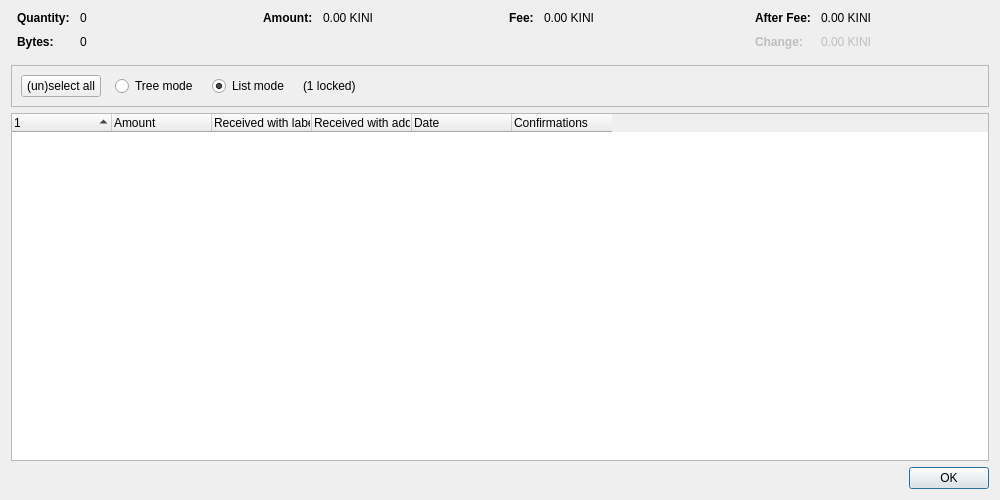
<?xml version="1.0" encoding="UTF-8"?>
<ui version="4.0">
 <class>CoinControlDialog</class>
 <widget class="QDialog" name="CoinControlDialog">
  <property name="geometry">
   <rect>
    <x>0</x>
    <y>0</y>
    <width>1000</width>
    <height>500</height>
   </rect>
  </property>
  <property name="windowTitle">
   <string>Coin Selection</string>
  </property>
  <layout class="QVBoxLayout" name="verticalLayout">
   <item>
    <layout class="QHBoxLayout" name="horizontalLayoutTop" stretch="0,0,0,0">
     <property name="topMargin">
      <number>0</number>
     </property>
     <property name="bottomMargin">
      <number>10</number>
     </property>
     <item>
      <layout class="QFormLayout" name="formLayoutCoinControl1">
       <property name="labelAlignment">
        <set>Qt::AlignLeft|Qt::AlignVCenter</set>
       </property>
       <property name="horizontalSpacing">
        <number>10</number>
       </property>
       <property name="verticalSpacing">
        <number>10</number>
       </property>
       <property name="leftMargin">
        <number>6</number>
       </property>
       <property name="rightMargin">
        <number>6</number>
       </property>
       <item row="0" column="0">
        <widget class="QLabel" name="labelCoinControlQuantityText">
         <property name="font">
          <font>
           <weight>75</weight>
           <bold>true</bold>
          </font>
         </property>
         <property name="text">
          <string>Quantity:</string>
         </property>
        </widget>
       </item>
       <item row="0" column="1">
        <widget class="QLabel" name="labelCoinControlQuantity">
         <property name="cursor">
          <cursorShape>IBeamCursor</cursorShape>
         </property>
         <property name="contextMenuPolicy">
          <enum>Qt::ActionsContextMenu</enum>
         </property>
         <property name="text">
          <string notr="true">0</string>
         </property>
         <property name="textInteractionFlags">
          <set>Qt::LinksAccessibleByMouse|Qt::TextSelectableByKeyboard|Qt::TextSelectableByMouse</set>
         </property>
        </widget>
       </item>
       <item row="1" column="0">
        <widget class="QLabel" name="labelCoinControlBytesText">
         <property name="font">
          <font>
           <weight>75</weight>
           <bold>true</bold>
          </font>
         </property>
         <property name="text">
          <string>Bytes:</string>
         </property>
        </widget>
       </item>
       <item row="1" column="1">
        <widget class="QLabel" name="labelCoinControlBytes">
         <property name="cursor">
          <cursorShape>IBeamCursor</cursorShape>
         </property>
         <property name="contextMenuPolicy">
          <enum>Qt::ActionsContextMenu</enum>
         </property>
         <property name="text">
          <string notr="true">0</string>
         </property>
         <property name="textInteractionFlags">
          <set>Qt::LinksAccessibleByMouse|Qt::TextSelectableByKeyboard|Qt::TextSelectableByMouse</set>
         </property>
        </widget>
       </item>
      </layout>
     </item>
     <item>
      <layout class="QFormLayout" name="formLayoutCoinControl2">
       <property name="horizontalSpacing">
        <number>10</number>
       </property>
       <property name="verticalSpacing">
        <number>10</number>
       </property>
       <property name="leftMargin">
        <number>6</number>
       </property>
       <property name="rightMargin">
        <number>6</number>
       </property>
       <item row="0" column="0">
        <widget class="QLabel" name="labelCoinControlAmountText">
         <property name="font">
          <font>
           <weight>75</weight>
           <bold>true</bold>
          </font>
         </property>
         <property name="text">
          <string>Amount:</string>
         </property>
        </widget>
       </item>
       <item row="0" column="1">
        <widget class="QLabel" name="labelCoinControlAmount">
         <property name="cursor">
          <cursorShape>IBeamCursor</cursorShape>
         </property>
         <property name="contextMenuPolicy">
          <enum>Qt::ActionsContextMenu</enum>
         </property>
         <property name="text">
          <string notr="true">0.00 KINI</string>
         </property>
         <property name="textInteractionFlags">
          <set>Qt::LinksAccessibleByMouse|Qt::TextSelectableByKeyboard|Qt::TextSelectableByMouse</set>
         </property>
        </widget>
       </item>
      </layout>
     </item>
     <item>
      <layout class="QFormLayout" name="formLayoutCoinControl3">
       <property name="horizontalSpacing">
        <number>10</number>
       </property>
       <property name="verticalSpacing">
        <number>10</number>
       </property>
       <property name="leftMargin">
        <number>6</number>
       </property>
       <property name="rightMargin">
        <number>6</number>
       </property>
       <item row="0" column="0">
        <widget class="QLabel" name="labelCoinControlFeeText">
         <property name="font">
          <font>
           <weight>75</weight>
           <bold>true</bold>
          </font>
         </property>
         <property name="text">
          <string>Fee:</string>
         </property>
        </widget>
       </item>
       <item row="0" column="1">
        <widget class="QLabel" name="labelCoinControlFee">
         <property name="cursor">
          <cursorShape>IBeamCursor</cursorShape>
         </property>
         <property name="contextMenuPolicy">
          <enum>Qt::ActionsContextMenu</enum>
         </property>
         <property name="text">
          <string notr="true">0.00 KINI</string>
         </property>
         <property name="textInteractionFlags">
          <set>Qt::LinksAccessibleByMouse|Qt::TextSelectableByKeyboard|Qt::TextSelectableByMouse</set>
         </property>
        </widget>
       </item>
      </layout>
     </item>
     <item>
      <layout class="QFormLayout" name="formLayoutCoinControl4">
       <property name="labelAlignment">
        <set>Qt::AlignLeft|Qt::AlignVCenter</set>
       </property>
       <property name="horizontalSpacing">
        <number>10</number>
       </property>
       <property name="verticalSpacing">
        <number>10</number>
       </property>
       <property name="leftMargin">
        <number>6</number>
       </property>
       <property name="rightMargin">
        <number>6</number>
       </property>
       <item row="0" column="0">
        <widget class="QLabel" name="labelCoinControlAfterFeeText">
         <property name="font">
          <font>
           <weight>75</weight>
           <bold>true</bold>
          </font>
         </property>
         <property name="text">
          <string>After Fee:</string>
         </property>
        </widget>
       </item>
       <item row="0" column="1">
        <widget class="QLabel" name="labelCoinControlAfterFee">
         <property name="cursor">
          <cursorShape>IBeamCursor</cursorShape>
         </property>
         <property name="contextMenuPolicy">
          <enum>Qt::ActionsContextMenu</enum>
         </property>
         <property name="text">
          <string notr="true">0.00 KINI</string>
         </property>
         <property name="textInteractionFlags">
          <set>Qt::LinksAccessibleByMouse|Qt::TextSelectableByKeyboard|Qt::TextSelectableByMouse</set>
         </property>
        </widget>
       </item>
       <item row="1" column="0">
        <widget class="QLabel" name="labelCoinControlChangeText">
         <property name="enabled">
          <bool>false</bool>
         </property>
         <property name="font">
          <font>
           <weight>75</weight>
           <bold>true</bold>
          </font>
         </property>
         <property name="text">
          <string>Change:</string>
         </property>
        </widget>
       </item>
       <item row="1" column="1">
        <widget class="QLabel" name="labelCoinControlChange">
         <property name="enabled">
          <bool>false</bool>
         </property>
         <property name="cursor">
          <cursorShape>IBeamCursor</cursorShape>
         </property>
         <property name="contextMenuPolicy">
          <enum>Qt::ActionsContextMenu</enum>
         </property>
         <property name="text">
          <string notr="true">0.00 KINI</string>
         </property>
         <property name="textInteractionFlags">
          <set>Qt::LinksAccessibleByMouse|Qt::TextSelectableByKeyboard|Qt::TextSelectableByMouse</set>
         </property>
        </widget>
       </item>
      </layout>
     </item>
    </layout>
   </item>
   <item>
    <widget class="QFrame" name="frame">
     <property name="minimumSize">
      <size>
       <width>0</width>
       <height>40</height>
      </size>
     </property>
     <property name="frameShape">
      <enum>QFrame::StyledPanel</enum>
     </property>
     <property name="frameShadow">
      <enum>QFrame::Sunken</enum>
     </property>
     <layout class="QHBoxLayout" name="horizontalLayout">
      <item>
       <layout class="QHBoxLayout" name="horizontalLayoutPanel" stretch="0,0,0,0,0">
        <property name="spacing">
         <number>14</number>
        </property>
        <item>
         <widget class="QPushButton" name="pushButtonSelectAll">
          <property name="sizePolicy">
           <sizepolicy hsizetype="Maximum" vsizetype="Fixed">
            <horstretch>0</horstretch>
            <verstretch>0</verstretch>
           </sizepolicy>
          </property>
          <property name="text">
           <string>(un)select all</string>
          </property>
          <property name="autoDefault">
           <bool>false</bool>
          </property>
         </widget>
        </item>
        <item>
         <widget class="QRadioButton" name="radioTreeMode">
          <property name="sizePolicy">
           <sizepolicy hsizetype="Maximum" vsizetype="Fixed">
            <horstretch>0</horstretch>
            <verstretch>0</verstretch>
           </sizepolicy>
          </property>
          <property name="text">
           <string>Tree mode</string>
          </property>
         </widget>
        </item>
        <item>
         <widget class="QRadioButton" name="radioListMode">
          <property name="sizePolicy">
           <sizepolicy hsizetype="Maximum" vsizetype="Fixed">
            <horstretch>0</horstretch>
            <verstretch>0</verstretch>
           </sizepolicy>
          </property>
          <property name="text">
           <string>List mode</string>
          </property>
          <property name="checked">
           <bool>true</bool>
          </property>
         </widget>
        </item>
        <item>
         <widget class="QLabel" name="labelLocked">
          <property name="text">
           <string notr="true">(1 locked)</string>
          </property>
         </widget>
        </item>
        <item>
         <spacer name="horizontalSpacer">
          <property name="orientation">
           <enum>Qt::Horizontal</enum>
          </property>
          <property name="sizeHint" stdset="0">
           <size>
            <width>40</width>
            <height>20</height>
           </size>
          </property>
         </spacer>
        </item>
       </layout>
      </item>
     </layout>
    </widget>
   </item>
   <item>
    <widget class="CoinControlTreeWidget" name="treeWidget">
     <property name="contextMenuPolicy">
      <enum>Qt::CustomContextMenu</enum>
     </property>
     <property name="sortingEnabled">
      <bool>false</bool>
     </property>
     <property name="columnCount">
      <number>6</number>
     </property>
     <attribute name="headerShowSortIndicator" stdset="0">
      <bool>true</bool>
     </attribute>
     <attribute name="headerStretchLastSection">
      <bool>false</bool>
     </attribute>
     <column>
      <property name="text">
       <string/>
      </property>
     </column>
     <column>
      <property name="text">
       <string>Amount</string>
      </property>
     </column>
     <column>
      <property name="text">
       <string>Received with label</string>
      </property>
     </column>
     <column>
      <property name="text">
       <string>Received with address</string>
      </property>
     </column>
     <column>
      <property name="text">
       <string>Date</string>
      </property>
     </column>
     <column>
      <property name="text">
       <string>Confirmations</string>
      </property>
      <property name="toolTip">
       <string>Confirmed</string>
      </property>
     </column>
     <column>
      <property name="text">
       <string/>
      </property>
     </column>
     <column>
      <property name="text">
       <string/>
      </property>
     </column>
     <column>
      <property name="text">
       <string/>
      </property>
     </column>
     <column>
      <property name="text">
       <string/>
      </property>
     </column>
    </widget>
   </item>
   <item>
    <widget class="QDialogButtonBox" name="buttonBox">
     <property name="orientation">
      <enum>Qt::Horizontal</enum>
     </property>
     <property name="standardButtons">
      <set>QDialogButtonBox::Ok</set>
     </property>
    </widget>
   </item>
  </layout>
 </widget>
 <customwidgets>
  <customwidget>
   <class>CoinControlTreeWidget</class>
   <extends>QTreeWidget</extends>
   <header>qt/coincontroltreewidget.h</header>
  </customwidget>
 </customwidgets>
 <resources/>
 <connections/>
</ui>
